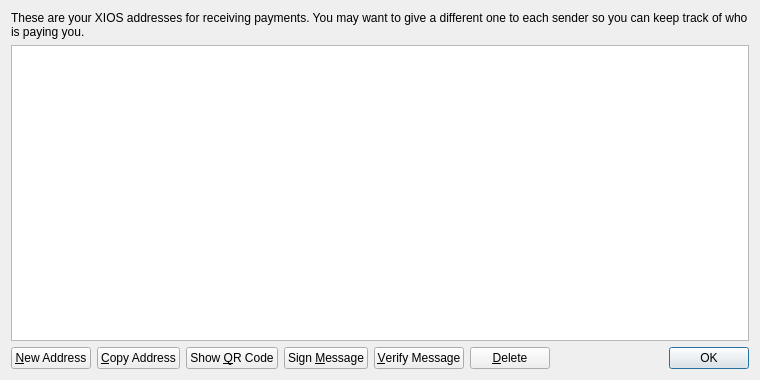
<?xml version="1.0" encoding="UTF-8"?>
<ui version="4.0">
 <class>AddressBookPage</class>
 <widget class="QWidget" name="AddressBookPage">
  <property name="geometry">
   <rect>
    <x>0</x>
    <y>0</y>
    <width>760</width>
    <height>380</height>
   </rect>
  </property>
  <property name="windowTitle">
   <string>Address Book</string>
  </property>
  <layout class="QVBoxLayout" name="verticalLayout">
   <item>
    <widget class="QLabel" name="labelExplanation">
     <property name="text">
      <string>These are your XIOS addresses for receiving payments. You may want to give a different one to each sender so you can keep track of who is paying you.</string>
     </property>
     <property name="textFormat">
      <enum>Qt::PlainText</enum>
     </property>
     <property name="wordWrap">
      <bool>true</bool>
     </property>
    </widget>
   </item>
   <item>
    <widget class="QTableView" name="tableView">
     <property name="contextMenuPolicy">
      <enum>Qt::CustomContextMenu</enum>
     </property>
     <property name="toolTip">
      <string>Double-click to edit address or label</string>
     </property>
     <property name="tabKeyNavigation">
      <bool>false</bool>
     </property>
     <property name="selectionMode">
      <enum>QAbstractItemView::SingleSelection</enum>
     </property>
     <property name="selectionBehavior">
      <enum>QAbstractItemView::SelectRows</enum>
     </property>
     <property name="sortingEnabled">
      <bool>true</bool>
     </property>
     <attribute name="verticalHeaderVisible">
      <bool>false</bool>
     </attribute>
    </widget>
   </item>
   <item>
    <layout class="QHBoxLayout" name="horizontalLayout">
     <item>
      <widget class="QPushButton" name="newAddressButton">
       <property name="toolTip">
        <string>Create a new address</string>
       </property>
       <property name="text">
        <string>&amp;New Address</string>
       </property>
      </widget>
     </item>
     <item>
      <widget class="QPushButton" name="copyToClipboard">
       <property name="toolTip">
        <string>Copy the currently selected address to the system clipboard</string>
       </property>
       <property name="text">
        <string>&amp;Copy Address</string>
       </property>
      </widget>
     </item>
     <item>
      <widget class="QPushButton" name="showQRCode">
       <property name="text">
        <string>Show &amp;QR Code</string>
       </property>
      </widget>
     </item>
     <item>
      <widget class="QPushButton" name="signMessage">
       <property name="toolTip">
        <string>Sign a message to prove you own a XIOS address</string>
       </property>
       <property name="text">
        <string>Sign &amp;Message</string>
       </property>
      </widget>
     </item>
     <item>
      <widget class="QPushButton" name="verifyMessage">
       <property name="toolTip">
        <string>Verify a message to ensure it was signed with a specified XIOS address</string>
       </property>
       <property name="text">
        <string>&amp;Verify Message</string>
       </property>
      </widget>
     </item>
     <item>
      <widget class="QPushButton" name="deleteButton">
       <property name="toolTip">
        <string>Delete the currently selected address from the list</string>
       </property>
       <property name="text">
        <string>&amp;Delete</string>
       </property>
      </widget>
     </item>
     <item>
      <spacer name="horizontalSpacer">
       <property name="orientation">
        <enum>Qt::Horizontal</enum>
       </property>
       <property name="sizeHint" stdset="0">
        <size>
         <width>40</width>
         <height>20</height>
        </size>
       </property>
      </spacer>
     </item>
     <item>
      <widget class="QDialogButtonBox" name="buttonBox">
       <property name="sizePolicy">
        <sizepolicy hsizetype="Maximum" vsizetype="Fixed">
         <horstretch>0</horstretch>
         <verstretch>0</verstretch>
        </sizepolicy>
       </property>
       <property name="standardButtons">
        <set>QDialogButtonBox::Ok</set>
       </property>
      </widget>
     </item>
    </layout>
   </item>
  </layout>
 </widget>
 <resources>
  <include location="../bitcoin.qrc"/>
 </resources>
 <connections/>
</ui>
